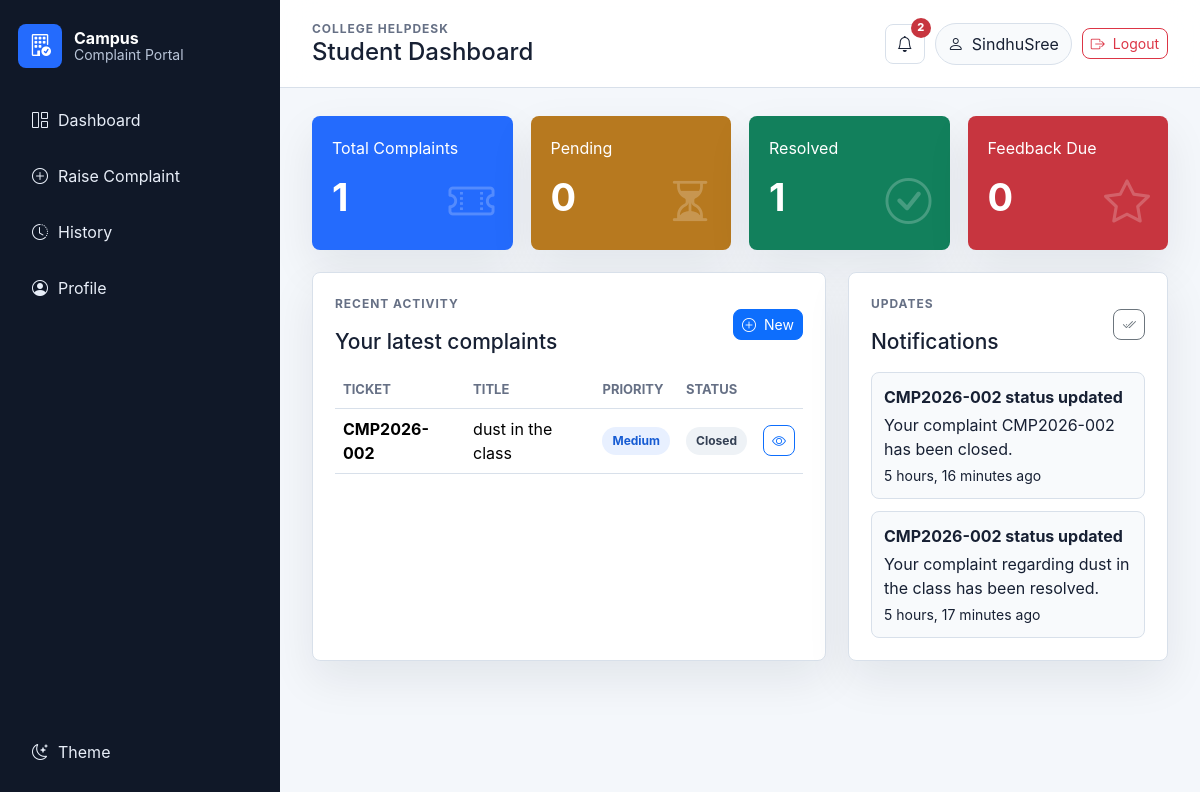
/dashboard/ (signed in), run on the app's committed database.
### complaints/models.py (models this page shows, shortened)
class Complaint(models.Model):
    PRIORITY_LOW = "low"
    PRIORITY_MEDIUM = "medium"
    PRIORITY_HIGH = "high"
    PRIORITY_EMERGENCY = "emergency"
    PRIORITY_CHOICES = [
        (PRIORITY_LOW, "Low"),
        (PRIORITY_MEDIUM, "Medium"),
        (PRIORITY_HIGH, "High"),
        (PRIORITY_EMERGENCY, "Emergency"),
    ]
    STATUS_SUBMITTED = "submitted"
    STATUS_ASSIGNED = "assigned"
    STATUS_UNDER_REVIEW = "under_review"
    STATUS_IN_PROGRESS = "in_progress"
    STATUS_RESOLVED = "resolved"
    STATUS_CLOSED = "closed"
    STATUS_REJECTED = "rejected"
    STATUS_CHOICES = [
        (STATUS_SUBMITTED, "Submitted"),
        (STATUS_ASSIGNED, "Assigned to Faculty"),
        (STATUS_UNDER_REVIEW, "Under Review"),
        (STATUS_IN_PROGRESS, "In Progress"),
        (STATUS_RESOLVED, "Resolved"),
        (STATUS_CLOSED, "Closed"),
        (STATUS_REJECTED, "Rejected"),
    ]
    WORKFLOW_STATUS_CHOICES = [
        (STATUS_SUBMITTED, "Submitted"),
        (STATUS_ASSIGNED, "Assigned to Faculty"),
        (STATUS_UNDER_REVIEW, "Under Review"),
        (STATUS_IN_PROGRESS, "In Progress"),
        (STATUS_RESOLVED, "Resolved"),
        (STATUS_CLOSED, "Closed"),
    ]
    TERMINAL_STATUSES = [STATUS_RESOLVED, STATUS_CLOSED, STATUS_REJECTED]
    student = models.ForeignKey(User, on_delete=models.CASCADE, related_name="complaints")
    ticket_id = models.CharField(max_length=20, unique=True, editable=False)
    category = models.ForeignKey(
        ComplaintCategory,
        on_delete=models.PROTECT,
        related_name="complaints",
    )
    assigned_department = models.ForeignKey(
        Department,
        on_delete=models.SET_NULL,
        null=True,
        blank=True,
        related_name="assigned_complaints",
    )
    assigned_faculty = models.ForeignKey(
        Faculty,
        on_delete=models.SET_NULL,
        null=True,
        blank=True,
        related_name="assigned_complaints",
    )
    title = models.CharField(max_length=180)
    description = models.TextField()
    location = models.CharField(max_length=180, blank=True)
    priority = models.CharField(max_length=20, choices=PRIORITY_CHOICES, default=PRIORITY_MEDIUM)
    status = models.CharField(max_length=30, choices=STATUS_CHOICES, default=STATUS_SUBMITTED)
    is_reopened = models.BooleanField(default=False)
    reopened_at = models.DateTimeField(blank=True, null=True)
    accepted_at = models.DateTimeField(blank=True, null=True)
    resolved_at = models.DateTimeField(blank=True, null=True)
    closed_at = models.DateTimeField(blank=True, null=True)
    feedback_rating = models.PositiveSmallIntegerField(
        blank=True,
        null=True,
        validators=[MinValueValidator(1), MaxValueValidator(5)],
    )
    feedback_comment = models.TextField(blank=True)
    created_at = models.DateTimeField(auto_now_add=True)
    updated_at = models.DateTimeField(auto_now=True)
    class Meta:
        ordering = ["-created_at"]
        indexes = [
            models.Index(fields=["ticket_id"], name="complaints__ticket__idx"),
            models.Index(fields=["status", "priority"], name="complaints__status__idx"),
            models.Index(fields=["created_at"], name="complaints__created__idx"),
        ]

class Notification(models.Model):
    user = models.ForeignKey(settings.AUTH_USER_MODEL, on_delete=models.CASCADE, related_name="notifications")
    complaint = models.ForeignKey(
        Complaint,
        on_delete=models.CASCADE,
        related_name="notifications",
        null=True,
        blank=True,
    )
    title = models.CharField(max_length=150)
    message = models.TextField()
    is_read = models.BooleanField(default=False)
    created_at = models.DateTimeField(auto_now_add=True)
    class Meta:
        ordering = ["-created_at"]

### complaints/views.py (the view)
# urls.py: path("dashboard/", views.student_dashboard, name="student_dashboard"),
@student_required
def student_dashboard(request):
    complaints = Complaint.objects.filter(student=request.user)
    total = complaints.count()
    pending = complaints.exclude(status__in=_terminal_status_filter()).count()
    resolved = complaints.filter(status__in=[Complaint.STATUS_RESOLVED, Complaint.STATUS_CLOSED]).count()
    emergency = complaints.filter(priority=Complaint.PRIORITY_EMERGENCY).count()
    feedback_due = complaints.filter(status=Complaint.STATUS_RESOLVED, feedback__isnull=True).count()
    recent = complaints.select_related("category", "assigned_department", "assigned_faculty__user")[:6]
    notifications = request.user.notifications.filter(is_read=False)[:5]
    context = {
        "total": total,
        "pending": pending,
        "resolved": resolved,
        "emergency": emergency,
        "feedback_due": feedback_due,
        "recent_complaints": recent,
        "notifications": notifications,
    }
    return render(request, "dashboards/student_dashboard.html", context)

### complaints/context_processors.py (called while the page is built)
def portal_context(request):
    user = request.user
    unread_notifications_count = 0
    if user.is_authenticated:
        unread_notifications_count = user.notifications.filter(is_read=False).count()
    return {
        "unread_notifications_count": unread_notifications_count,
        "is_student_account": is_student_user(user),
        "is_faculty_account": can_manage_complaints(user),
    }

### complaints/views.py (called while the page is built)
def _terminal_status_filter():
    return [Complaint.STATUS_RESOLVED, Complaint.STATUS_CLOSED, Complaint.STATUS_REJECTED]

### templates/dashboards/student_dashboard.html (shortened to what this page needs)
{% extends "base.html" %}
{% block page_heading %}Student Dashboard{% endblock %}
{% block content %}
<div class="dashboard-grid">
    <article class="stat-card blue">
        <span>Total Complaints</span>
        <strong>{{ total }}</strong>
        <i class="bi bi-ticket-perforated"></i>
    </article>
    <article class="stat-card amber">
        <span>Pending</span>
        <strong>{{ pending }}</strong>
        <i class="bi bi-hourglass-split"></i>
    </article>
    <article class="stat-card green">
        <span>Resolved</span>
        <strong>{{ resolved }}</strong>
        <i class="bi bi-check-circle"></i>
    </article>
    <article class="stat-card red">
        <span>Feedback Due</span>
        <strong>{{ feedback_due }}</strong>
        <i class="bi bi-star"></i>
    </article>
</div>
<div class="content-grid">
    <section class="panel">
        <div class="section-heading">
            <div>
                <p class="eyebrow">Recent Activity</p>
                <h2>Your latest complaints</h2>
            </div>
            <a class="btn btn-primary btn-sm" href="{% url 'complaint_create' %}">
                <i class="bi bi-plus-circle"></i>
                New
            </a>
        </div>
        <div class="table-responsive">
            <table class="table align-middle">
                <thead>
                <tr>
                    <th>Ticket</th>
                    <th>Title</th>
                    <th>Priority</th>
                    <th>Status</th>
                    <th></th>
                </tr>
                </thead>
                <tbody>
                {% for complaint in recent_complaints %}
                    <tr>
                        <td><strong>{{ complaint.ticket_id }}</strong></td>
                        <td>{{ complaint.title }}</td>
                        <td><span class="priority priority-{{ complaint.priority }}">{{ complaint.get_priority_display }}</span></td>
                        <td><span class="status status-{{ complaint.status }}">{{ complaint.get_status_display }}</span></td>
                        <td>
                            <a class="btn btn-outline-primary btn-sm" href="{% url 'complaint_detail' complaint.pk %}">
                                <i class="bi bi-eye"></i>
                            </a>
                        </td>
                    </tr>
                {% empty %}
                    <tr>
                        <td colspan="5" class="text-center text-secondary py-4">No complaints yet.</td>
                    </tr>
                {% endfor %}
                </tbody>
            </table>
        </div>
    </section>
    <aside class="panel">
        <div class="section-heading">
            <div>
                <p class="eyebrow">Updates</p>
                <h2>Notifications</h2>
            </div>
            {% if notifications %}
                <form method="post" action="{% url 'mark_notifications_read' %}">
                    <button class="btn btn-outline-secondary btn-sm" type="submit">
                        <i class="bi bi-check2-all"></i>
                    </button>
                </form>
            {% endif %}
        </div>
        <div class="notification-list">
            {% for notification in notifications %}
                <a href="{% if notification.complaint %}{% url 'complaint_detail' notification.complaint.pk %}{% else %}#{% endif %}" class="notification-item">
                    <strong>{{ notification.title }}</strong>
                    <span>{{ notification.message|truncatechars:80 }}</span>
                    <small>{{ notification.created_at|timesince }} ago</small>
                </a>
            {% empty %}
                <p class="text-secondary mb-0">No unread notifications.</p>
            {% endfor %}
        </div>
    </aside>
</div>
{% endblock %}

### templates/base.html (shortened to what this page needs)
{% load static %}
<!doctype html>
<html lang="en" data-theme="light">
<head>
    <link href="https://cdn.jsdelivr.net/npm/bootstrap@5.3.3/dist/css/bootstrap.min.css" rel="stylesheet">
    <link href="https://cdn.jsdelivr.net/npm/bootstrap-icons@1.11.3/font/bootstrap-icons.min.css" rel="stylesheet">
    <link href="{% static 'css/portal.css' %}" rel="stylesheet">
</head>
<body>
<div class="app-shell">
    <aside class="sidebar">
        <a class="brand" href="{% url 'home' %}">
            <span class="brand-mark"><i class="bi bi-building-check"></i></span>
            <span>
                <strong>Campus</strong>
                <small>Complaint Portal</small>
            </span>
        </a>
        {% if user.is_authenticated %}
            <nav class="sidebar-nav">
                {% if is_faculty_account %}
                    <a href="{% url 'faculty_dashboard' %}"><i class="bi bi-speedometer2"></i> Dashboard</a>
                    <a href="{% url 'faculty_complaint_list' %}"><i class="bi bi-ticket-detailed"></i> Complaints</a>
                    <a href="{% url 'feedback_analytics' %}"><i class="bi bi-stars"></i> Feedback</a>
                    <a href="{% url 'export_complaints_csv' %}"><i class="bi bi-filetype-csv"></i> Export</a>
                    <a href="{% url 'profile' %}"><i class="bi bi-person-gear"></i> Profile</a>
                {% else %}
                    <a href="{% url 'student_dashboard' %}"><i class="bi bi-grid-1x2"></i> Dashboard</a>
                    <a href="{% url 'complaint_create' %}"><i class="bi bi-plus-circle"></i> Raise Complaint</a>
                    <a href="{% url 'complaint_list' %}"><i class="bi bi-clock-history"></i> History</a>
                    <a href="{% url 'profile' %}"><i class="bi bi-person-circle"></i> Profile</a>
                {% endif %}
            </nav>
        {% endif %}
        <div class="sidebar-footer">
            <button class="theme-toggle" type="button" data-theme-toggle>
                <i class="bi bi-moon-stars"></i>
                <span>Theme</span>
            </button>
        </div>
    </aside>
    <main class="main-panel">
        <header class="topbar">
            <div>
                <p class="eyebrow mb-0">College Helpdesk</p>
                <h1 class="page-heading">{% block page_heading %}Campus Complaint Portal{% endblock %}</h1>
            </div>
            <div class="topbar-actions">
                {% if user.is_authenticated %}
                    <form method="post" action="{% url 'mark_notifications_read' %}">
                        <button class="notification-button" type="submit" aria-label="Mark notifications read">
                            <i class="bi bi-bell"></i>
                            {% if unread_notifications_count %}
                                <span>{{ unread_notifications_count }}</span>
                            {% endif %}
                        </button>
                    </form>
                    <span class="user-pill">
                        <i class="bi bi-person"></i>
                        {{ user.get_full_name|default:user.username }}
                    </span>
                    <form method="post" action="{% url 'logout' %}">
                        <button class="btn btn-outline-danger btn-sm" type="submit">
                            <i class="bi bi-box-arrow-right"></i>
                            Logout
                        </button>
                    </form>
                {% else %}
                    <a class="btn btn-primary btn-sm" href="{% url 'login' %}">
                        <i class="bi bi-box-arrow-in-right"></i>
                        Login
                    </a>
                {% endif %}
            </div>
        </header>
        <section class="content-wrap">
            {% block content %}{% endblock %}
        </section>
    </main>
</div>
</body>
</html>

### data on the page
Complaint: ticket_id "CMP2026-002", title "dust in the class", priority "Medium", status "Closed"
Notification: title "CMP2026-002 status updated", message "Your complaint CMP2026-002 has been closed.", created_at "5 hours, 16 minutes"
Notification: title "CMP2026-002 status updated", message "Your complaint regarding dust in the class has been resolved.", created_at "5 hours, 17 minutes"

### other printed values
{{ unread_notifications_count }} "2"
{{ user.get_full_name|default:user.username }} "SindhuSree"
{{ total }} "1"
{{ pending }} "0"
{{ resolved }} "1"
{{ feedback_due }} "0"
